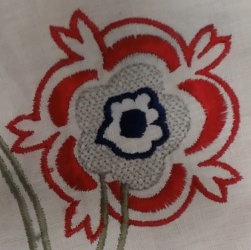
#> input picture Feature Matching/1.jpg, 251 x 250 px
$ python matcher.py
#> lines starting #> are read from the running program, lines starting #| are printed output that depends on the picture
import cv2
import numpy as np

img1 = cv2.imread("1.jpg")
#> img1 is the input picture: shape (250, 251, 3); mean B, G, R 97, 101.7, 127.2
img2 = cv2.imread("2.jpg")
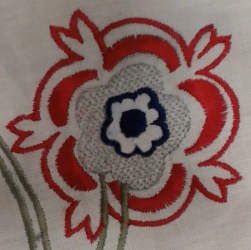
#> input picture Feature Matching/2.jpg, 251 x 250 px
#> img2 is the input picture: shape (250, 251, 3); mean B, G, R 97.1, 101.9, 127.4

orb = cv2.ORB_create()

kp1, des1 = orb.detectAndCompute(img1,None)
#> kp1 = 453 keypoints; strongest (x, y, size): (143, 99, 92.6), (149, 118, 64.3), (154, 112, 77.1), (156, 114, 64.3)
kp2, des2 = orb.detectAndCompute(img2,None)
#> kp2 = 456 keypoints; strongest (x, y, size): (143, 99, 92.6), (149, 118, 64.3), (154, 112, 77.1), (156, 114, 64.3)

bf = cv2.BFMatcher(cv2.NORM_HAMMING, crossCheck = True)

matches = bf.match(des1, des2)
#> matches = 345 matches
matches = sorted(matches, key = lambda x:x.distance)

img3 = cv2.drawMatches(img1,kp1,img2,kp2, matches[:10], None, flags=2)
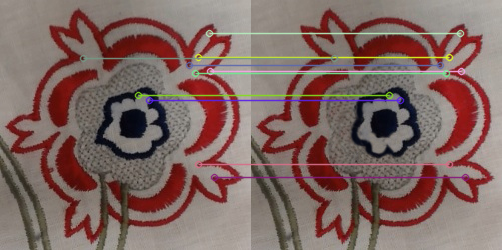
#> img3: shape (250, 502, 3); mean B, G, R 98.5, 103.4, 128.1
cv2.imshow("match",img3)
print(len(matches))
#| 345
